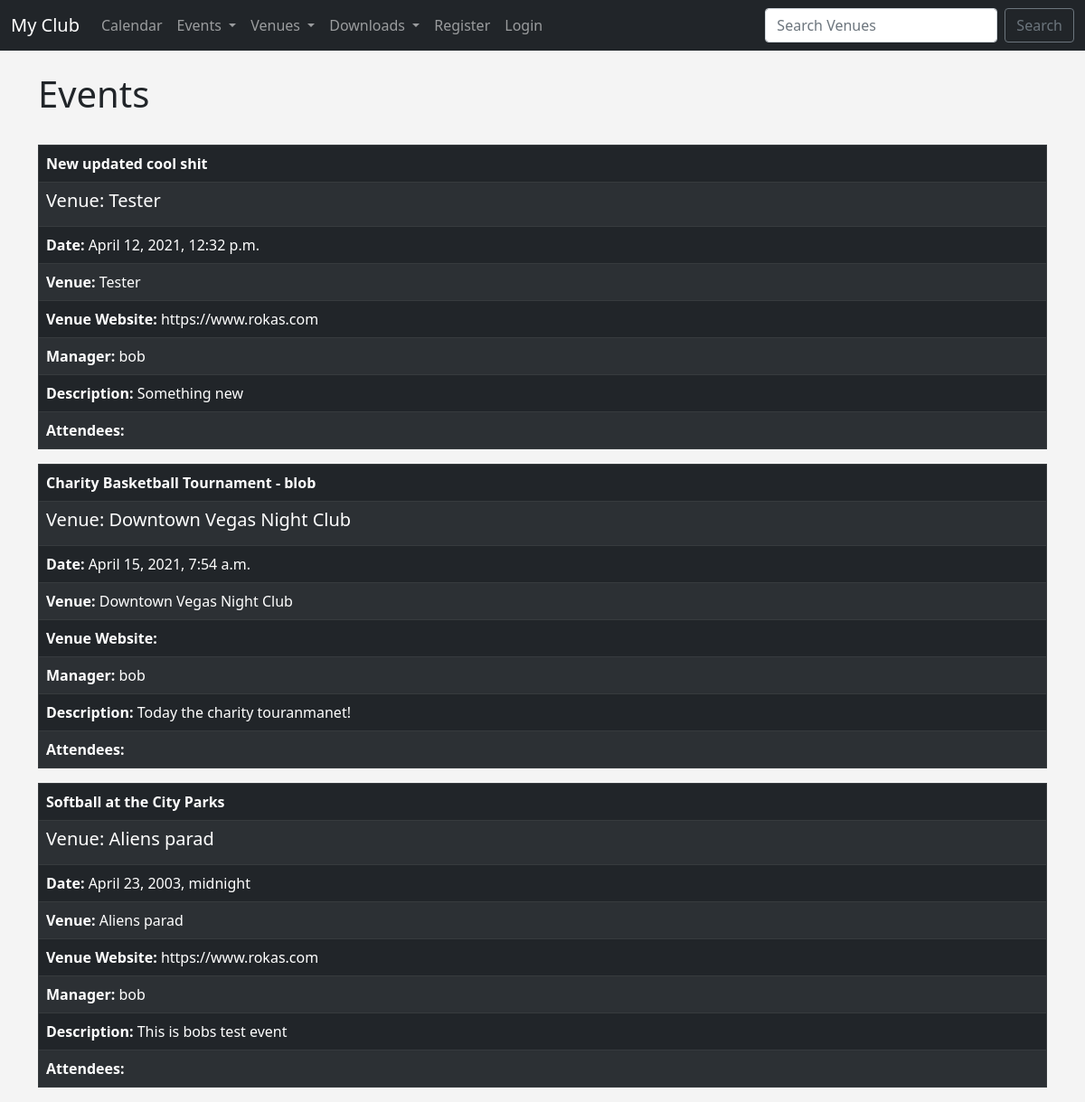
Screenshot of /events/ with the database file from the repository.
### events/models.py (models this page shows)
class Event(models.Model):
    name = models.CharField('Event Name', max_length=120)
    event_date = models.DateTimeField('Event Date')
    venue = models.ForeignKey(Venue, blank=True, null=True, on_delete=models.CASCADE)
    manager = models.ForeignKey(User, blank=True, null=True, on_delete=models.SET_NULL)
    description = models.TextField(blank=True)
    attendees = models.ManyToManyField(MyClubUser, blank=True)
    def __str__(self):
        return self.name

class Venue(models.Model):
    name = models.CharField('Venue name', max_length=120)
    address = models.CharField(max_length=300)
    zip_code = models.CharField("Zip Code", max_length=15)
    phone = models.CharField('Contact Phone', max_length=25, blank=True)
    web = models.URLField('Website Address', blank=True)
    email_address = models.EmailField('Email Address', blank=True)
    owner = models.IntegerField('Venue Owner', blank=False, default=1)
    def __str__(self):
        return self.name

### events/views.py (the view)
# urls.py: path('events/', views.all_events, name="list-events"),
def all_events(request):
    event_list = Event.objects.all().order_by('?')
    return render(request, 'events/event_list.html', {
        'event_list': event_list,
    })

### events/templates/events/event_list.html (shortened to what this page needs)
{% extends 'events/base.html' %}
{% block content %}
    <h1>Events</h1><br>
    {% for event in event_list %}
 <table class="table table-striped table-bordered table-dark table-hover">
    <thead>
        <tr>
            <td style="font-weight: bold; color: #fff">{{event}} </td>
        </tr>
    </thead>
     <tbody>
     <tr>
         <td><h5 class="card-title">Venue: {{ event.venue }}</h5></td>
     </tr>
                <tr><td><strong>Date: </strong> {{ event.event_date }}<br></td></tr>
                <tr><td><strong>Venue: </strong> {{ event.venue }} <br></td></tr>
                <tr><td><strong>Venue Website: </strong> {{ event.venue.web }}<br></td></tr>
                <tr><td><strong>Manager: </strong> {{ event.manager }}<br></td></tr>
                <tr><td><strong>Description: </strong> {{ event.description }}<br></td></tr>
            <tr><td>
                <strong>Attendees: </strong><br>
            </td></tr>
     </tbody>
 </table>
    {% endfor %}
{% endblock %}

### events/templates/events/base.html (style rules this page uses)
body { background-color: #f4f4f4; }

### rows the page displays
Event: name "New updated cool shit", venue "Tester", event_date "April 12, 2021, 12:32 p.m.", venue.web "https://www.rokas.com", manager "bob", description "Something new"
Event: name "Charity Basketball Tournament - blob", venue "Downtown Vegas Night Club", event_date "April 15, 2021, 7:54 a.m.", manager "bob", description "Today the charity touranmanet!"
Event: name "Softball at the City Parks", venue "Aliens parad", event_date "April 23, 2003, midnight", venue.web "https://www.rokas.com", manager "bob", description "This is bobs test event"
